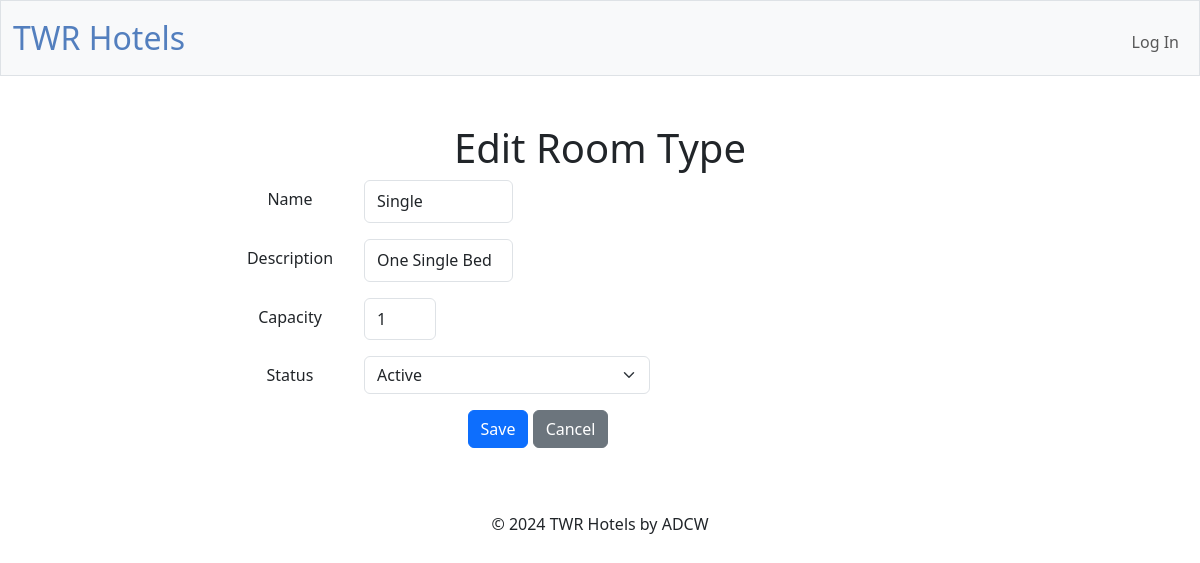
Screenshot of /edit_roomType?typeid=1 with the database file from the repository.
### tables this page shows
CREATE TABLE "roomTypes" (typeID INTEGER PRIMARY KEY AUTOINCREMENT NOT NULL,name TEXT NOT NULL, description TEXT, capacity INTEGER NOT NULL, statusID INTEGER NOT NULL, FOREIGN KEY (statusID) REFERENCES status(statusID));

CREATE TABLE "status" (statusID INTEGER PRIMARY KEY AUTOINCREMENT NOT NULL, status TEXT NOT NULL);

### app.py (the view, shortened to what this page needs)
@app.route("/edit_roomType", methods=["GET", "POST"])
@admin_required
def edit_roomType():
    typeID = request.args.get("typeid")
    roomType = db.execute("SELECT * FROM roomTypes WHERE typeID = ?", typeID)
    roomType = roomType[0] if roomType else None
    allStatus = db.execute("SELECT * FROM status")
    return render_template("edit_roomType.html", roomType=roomType, allStatus=allStatus)

### app.py (called while the page is built)
@app.after_request
def after_request(response):
    response.headers["Cache-Control"] = "no-cache, no-store, must-revalidate"
    response.headers["Expires"] = 0
    response.headers["Pragma"] = "no-cache"
    return response

### templates/edit_roomType.html (shortened to what this page needs)
{% extends "layout.html" %}
{% block main %}
    <h1>Edit Room Type</h1>
     <div class="container">
        <div class="row">
            <div class="col-md-8 offset-md-2">
                <form action="edit_roomType" method="post">
                    <div class="mb-3 row">
                        <label for="name" class="col-sm-2 col-form-label">Name</label>
                        <div class="col-sm-10">
                            <input type="text" class="form-control" id="name" name="name" value="{{ roomType['name'] }}" required>
                        </div>
                    </div>
                    <div class="mb-3 row">
                        <label for="description" class="col-sm-2 col-form-label">Description</label>
                        <div class="col-sm-10">
                            <input type="text" class="form-control" id="description" name="description" value="{{ roomType['description'] }}" required>
                        </div>
                    </div>
                    <div class="mb-3 row">
                        <label for="capacity" class="col-sm-2 col-form-label">Capacity</label>
                        <div class="col-sm-5">
                            <input type="number" class="form-control" id="capacity" name="capacity" value="{{ roomType['capacity'] }}" required>
                        </div>
                    </div>
                    <div class="mb-3 row">
                        <label for="status" class="col-sm-2 col-form-label">Status</label>
                        <div class="col-sm-5">
                            <select class="form-select" id="status" name="status" required>
                                {% for status in allStatus %}
                                    <option value="{{ status['statusID'] }}" {% if status['statusID'] == roomType['statusID'] %} selected {% endif %}>{{ status['status'] }}</option>
                                {% endfor %}
                            </select>
                        </div>
                    </div>
                    <div class="mb-3 row">
                        <div class="col-sm-10">
                            <button type="submit" class="btn btn-primary">Save</button>
                            <a href="/roomTypes" class="btn btn-secondary">Cancel</a>
                        </div>
                    </div>
                </form>
            </div>
        </div>
    </div>
{% endblock %}

### static/styles.css (style rules this page uses)
button, input[type="submit"] { background-color: #d9edff; border: 1px solid transparent; border-radius: 0.25rem; font-size: 0.95rem; font-weight: 400; line-height: 1.5; padding: 0.375rem 0.75rem; text-align: center; transition: color 0.15s ease-in-out, background-color 0.15s ease-in-out, border-color 0.15s ease-in-out, box-shadow 0.15s ease-in-out; vertical-align: middle; }
input[type="text"], input[type="number"] { line-height: 1.8; width: 25%; }

### rows the page displays
roomTypes: name "Single", description "One Single Bed", capacity "1", status "Active"
